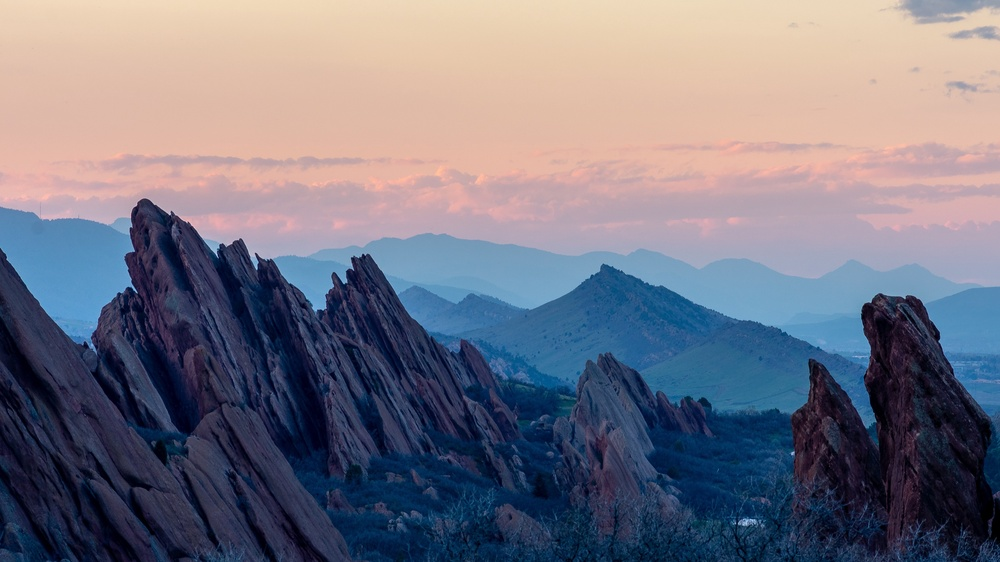
#> input picture rocks.jpg, 1000 x 562 px, shrunk from 3840 x 2160 before the run
$ python quad.py rocks.jpg out.png 5
#> lines starting #> are read from the running program, lines starting #| are printed output that depends on the picture
#> in main, image is the input picture: shape (562, 1000, 3); mean R, G, B 118.1, 117.3, 130.6
#!/usr/bin/env python3

"""
Quadtree Image Segmentation
Alex Eidt

Split the image into four quadrants.
Find the quadrant with the highest error.
Split that quadrant into four quadrants.
Repeat N times.
"""

import heapq
import argparse
import imageio
import imageio_ffmpeg
import numpy as np
from tqdm import trange, tqdm


def border(image):
    # Add a black border around the given image quadrant.
    image[0, :] = 0
    image[-1, :] = 0
    image[:, 0] = 0
    image[:, -1] = 0


def error(total, squared, n):
    # Compute the error of a given quadrant as the sum of squared error.
    return (squared - (total * total / n)) / n


def quad(image, edited, iterations, quadrants=None, min_width=10, min_height=10, set_border=True):
    """
    Performs the quadtree segmentation algorithm on the image.
    The resulting quadtree image is stored in "edited".
    """
#> called with iterations = 5, min_width = 10, min_height = 10, set_border = False
    if quadrants is None:
        quadrants = []

    h, w = image.shape[:2]
#> h = 562; w = 1000
    # Create the integral image, edge padded by one to the top and left.
    I = np.pad(image.astype(np.uint64), ((1, 0), (1, 0), (0, 0)), mode='edge')
    np.cumsum(I, axis=0, out=I)
    np.cumsum(I, axis=1, out=I)
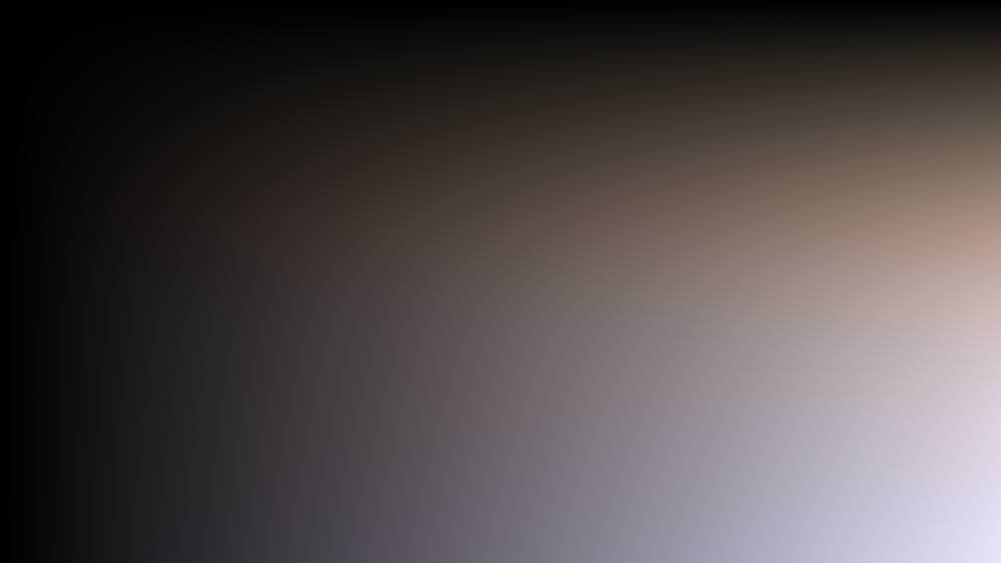
#> I: shape (563, 1001, 3) uint64; mean R, G, B 23256557.7, 21310821.6, 21511842.9; drawn with min black and max white

    np.multiply(image, np.array([0.299, 0.587, 0.114]), out=image, casting='unsafe')
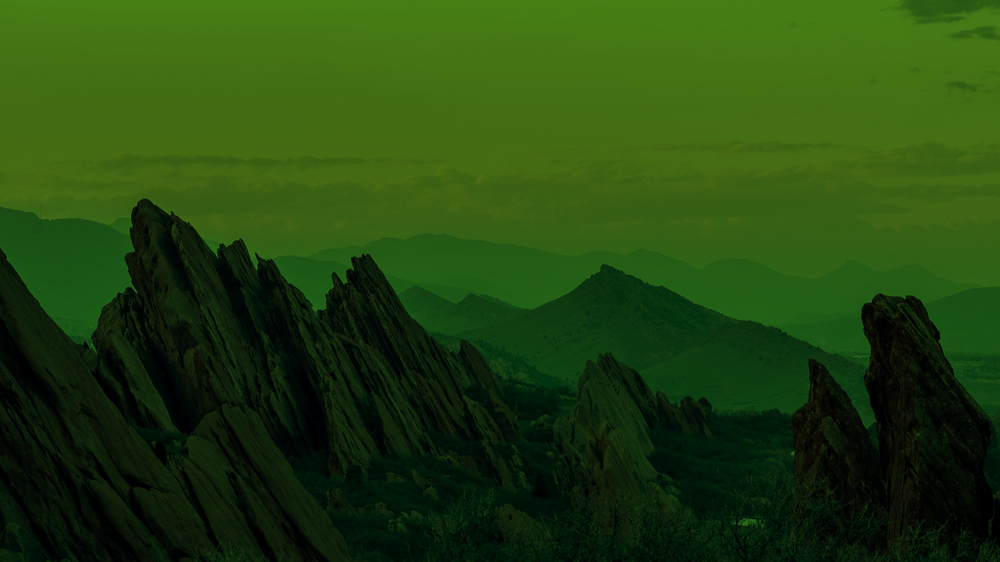
#> image: shape (562, 1000, 3); mean R, G, B 34.8, 68.4, 14.4
    np.sum(image, axis=2, dtype=np.uint8, out=image[..., 0])

    gray = np.pad(image[..., 0], ((1, 0), (1, 0)), mode='edge')
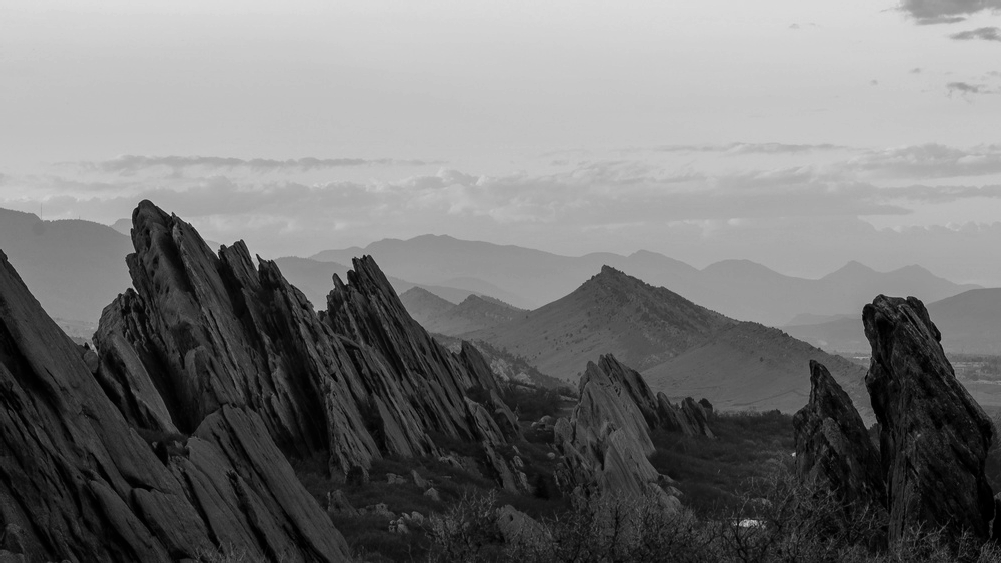
#> gray: shape (563, 1001); min 0, max 221, mean 117.8

    # Create the integral image of all gray values, edge padded by one to the top and left.
    Ig = gray.astype(np.uint64)
    np.cumsum(Ig, axis=0, out=Ig)
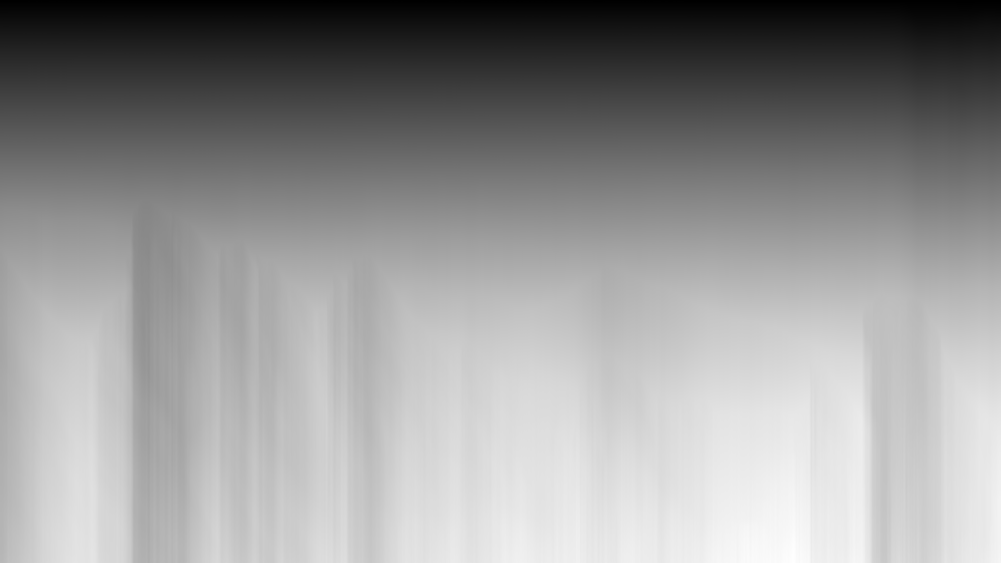
#> Ig: shape (563, 1001) uint64; min 141, max 75613, mean 44258.6; drawn with min black and max white
    np.cumsum(Ig, axis=1, out=Ig)
    # Create the integral image of all gray values squared, edge padded by one to the top and left.
    Isq = gray.astype(np.uint64)
    np.multiply(Isq, Isq, out=Isq)
    np.cumsum(Isq, axis=0, out=Isq)
    np.cumsum(Isq, axis=1, out=Isq)
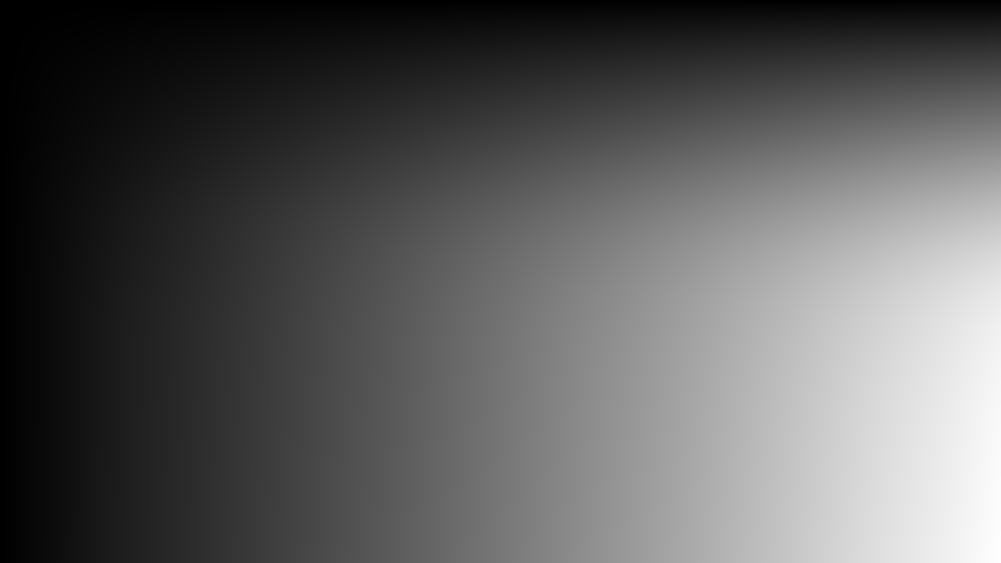
#> Isq: shape (563, 1001) uint64; min 47089, max 1.1e+10, mean 3.96e+09; drawn with min black and max white

    del gray

    # Top left quadrant x and y coordinates.
    x, y = 0, 0

    for _ in trange(iterations):
        if h > min_height and w > min_width:
            hw, hh = w // 2, h // 2

            # Original Image Integral Image bounding box
            tl = I[y+hh, x+hw] + I[y, x] - I[y, x+hw] - I[y+hh, x]          # Top Left
            tr = I[y+hh, x+w] + I[y, x+hw] - I[y, x+w] - I[y+hh, x+hw]      # Top Right
            bl = I[y+h, x+hw] + I[y+hh, x] - I[y+hh, x+hw] - I[y+h, x]      # Bottom Left
            br = I[y+h, x+w] + I[y+hh, x+hw] - I[y+hh, x+w] - I[y+h, x+hw]  # Bottom Right
            # Squared Grayscale Image Integral Image bounding box
            tls = Isq[y+hh, x+hw] + Isq[y, x] - Isq[y, x+hw] - Isq[y+hh, x]
            trs = Isq[y+hh, x+w] + Isq[y, x+hw] - Isq[y, x+w] - Isq[y+hh, x+hw]
            bls = Isq[y+h, x+hw] + Isq[y+hh, x] - Isq[y+hh, x+hw] - Isq[y+h, x]
            brs = Isq[y+h, x+w] + Isq[y+hh, x+hw] - Isq[y+hh, x+w] - Isq[y+h, x+hw]
            # Grayscale Image Integral Image bounding box
            tlg = Ig[y+hh, x+hw] + Ig[y, x] - Ig[y, x+hw] - Ig[y+hh, x]
            trg = Ig[y+hh, x+w] + Ig[y, x+hw] - Ig[y, x+w] - Ig[y+hh, x+hw]
            blg = Ig[y+h, x+hw] + Ig[y+hh, x] - Ig[y+hh, x+hw] - Ig[y+h, x]
            brg = Ig[y+h, x+w] + Ig[y+hh, x+hw] - Ig[y+hh, x+w] - Ig[y+h, x+hw]

            tlw, tlh = hw, hh
            trw, trh = w - hw, hh
            blw, blh = hw, h - hh
            brw, brh = w - hw, h - hh

            edited[y:y+hh, x:x+hw] = tl / (tlw * tlh)
            edited[y:y+hh, x+hw:x+w] = tr / (trw * trh)
            edited[y+hh:y+h, x:x+hw] = bl / (blw * blh)
            edited[y+hh:y+h, x+hw:x+w] = br / (brw * brh)

            if set_border:
                border(edited[y:y+hh, x:x+hw])
                border(edited[y:y+hh, x+hw:x+w])
                border(edited[y+hh:y+h, x:x+hw])
                border(edited[y+hh:y+h, x+hw:x+w])

            heapq.heappush(quadrants, (-error(tlg, tls, tlw * tlh), x, y, tlw, tlh))
            heapq.heappush(quadrants, (-error(trg, trs, trw * trh), x + hw, y, trw, trh))
            heapq.heappush(quadrants, (-error(blg, bls, blw * blh), x, y + hh, blw, blh))
            heapq.heappush(quadrants, (-error(brg, brs, brw * brh), x + hw, y + hh, brw, brh))

        if quadrants:
            _, x, y, w, h = heapq.heappop(quadrants)
        else:
            break
#> this loop made 5 passes
#> (hw, hh, tl, tr, bl, br, tls, trs) on passes 2 to 5: (250, 140, [1606771, 3320125, 4777991], [2109607, 3255723, 4410920], [734043, 1642208, 2853194], [746525, 1056939, 1873739], 278128554, 345290270), (125, 70, [805738, 1222629, 1544676], [642091, 917964, 1204864], [360512, 686628, 997521], [301266, 428502, 663859], 155608224, 106547304), (62, 35, [177647, 226710, 286603], [214295, 320813, 407010], [70583, 64026, 107234], [179566, 306415, 404017], 27568558, 40115966), (31, 17, [57680, 75988, 91673], [61344, 81194, 97265], [25263, 24907, 36677], [33360, 44621, 60988], 10285623, 11228571)
#> (tl, tr, bl, br, tls, trs, bls, brs) on pass 1: ([27644945, 24474718, 23753258], [29133975, 25811950, 24892294], [4411125, 6366409, 10822712], [5196946, 9274995, 13915844], 4729031108, 5048574837, 391098446, 735131173)
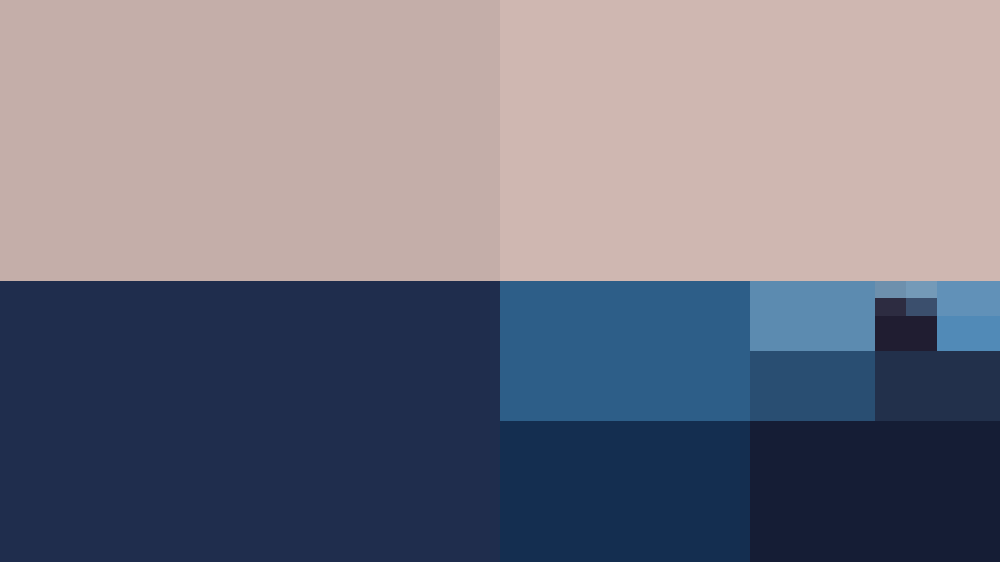
#> edited: shape (562, 1000, 3); mean R, G, B 117.6, 116.8, 130.4


def parse_args():
    parser = argparse.ArgumentParser(description="Quadtree Image Segmentation.")
    parser.add_argument("input", type=str, help="Image to segment.")
    parser.add_argument("output", type=str, help="Output filename.")
    parser.add_argument("iterations", type=int, help="Number of segmentation iterations.")
    parser.add_argument("-q", "--quality", type=int, default=5, help="Quality of the output video. (0-10), 0 worst, 10 best.")
    parser.add_argument("-b", "--border", action="store_true", help="Add borders to subimages.")
    parser.add_argument("-a", "--audio", action="store_true", help="Add audio from the input file to the output file.")
    parser.add_argument("-mw", "--minwidth", type=int, default=10, help="Minimum width of the smallest image quadrant.")
    parser.add_argument("-mh", "--minheight", type=int, default=10, help="Minimum height of the smallest image quadrant.")

    return parser.parse_args()


def quadtree_video(args):
    # Convert every frame of input video to quadtree image and store as output video.
    with imageio.read(args.input) as video:
        data = video.get_meta_data()

        kwargs = {"fps": data["fps"], "quality": min(max(args.quality, 0), 10)}
        if args.audio:
            kwargs["audio_path"] = args.input

        writer = imageio_ffmpeg.write_frames(args.output, data["source_size"], **kwargs)
        writer.send(None)

        quadrants = []
        buffer = np.empty(data['source_size'][::-1] + (3,), dtype=np.uint8)
        for frame in tqdm(video, total=int(data["fps"] * data["duration"] + 0.5)):
            np.copyto(buffer, frame)
            quad(
                frame,
                buffer,
                args.iterations,
                quadrants=quadrants,
                min_width=args.minwidth,
                min_height=args.minheight,
                set_border=args.border,
            )
            writer.send(buffer)
            quadrants.clear()

        writer.close()


def quadtree_image(args, image):
    copy = image.copy()
    quad(
        image,
        copy,
        args.iterations,
        min_width=args.minwidth,
        min_height=args.minheight,
        set_border=args.border,
    )
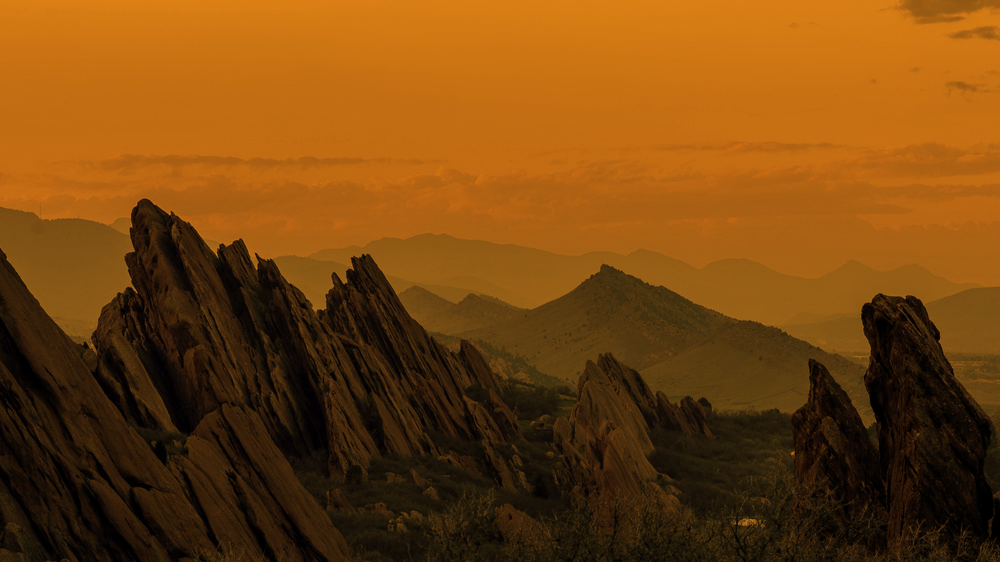
#> image: shape (562, 1000, 3); mean R, G, B 117.6, 68.4, 14.4
    imageio.imsave(args.output, copy)


def main():
    args = parse_args()

    # Try to load an image from the given input. If this fails, assume it's a video.
    try:
        image = imageio.imread(args.input)[..., :3]
    except Exception:
        quadtree_video(args)
    else:
        quadtree_image(args, image)


if __name__ == "__main__":
    main()

$ run again, on rm.png
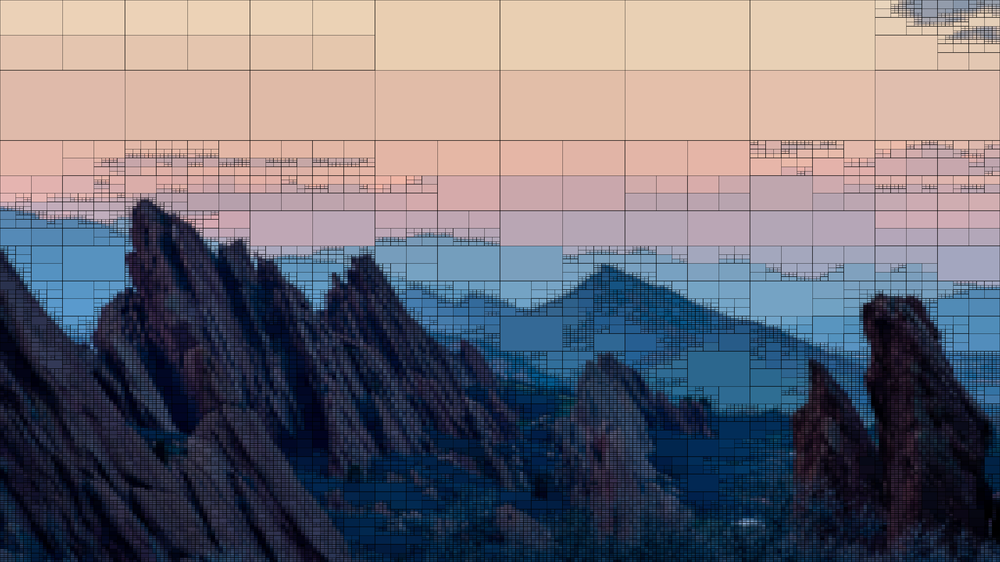
#> input picture rm.png, 1000 x 562 px, shrunk from 3840 x 2160 before the run
#> in main, image is the input picture: shape (562, 1000, 3); mean R, G, B 111, 108.6, 118.4
#> in quad, `np.multiply(Isq, Isq, out=Isq)`:
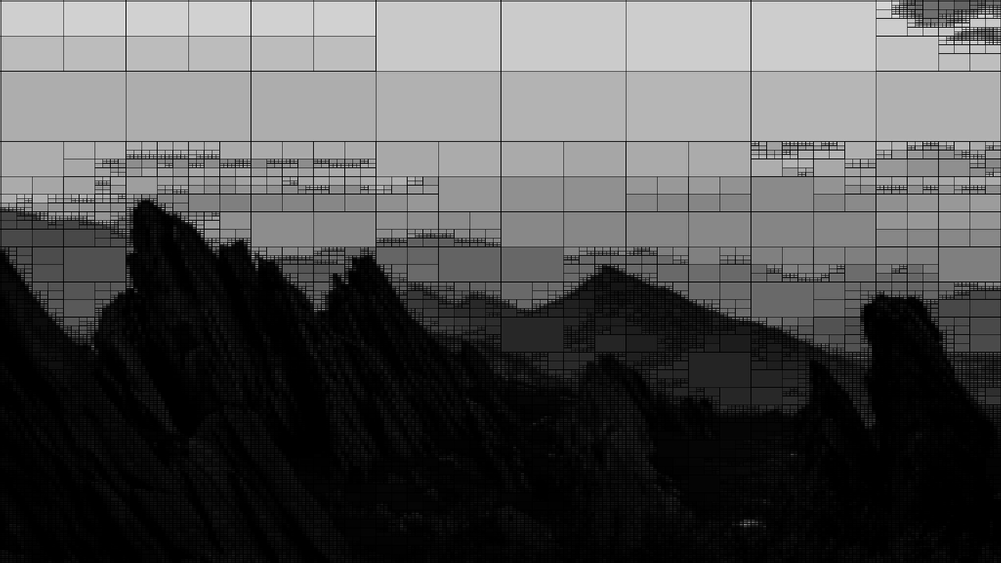
#> Isq: shape (563, 1001) uint64; min 0, max 55225, mean 17891.5; drawn with min black and max white
#> the loop in quad, `for _ in trange(iterations):` made 5 passes
#> (hw, hh, tl, tr, bl, br, tls, trs) on passes 2 to 4: (250, 140, [7870083, 6735352, 6014939], [7913297, 6797272, 5975701], [4809193, 4509311, 4966904], [5985798, 5422220, 5682805], 1384978542, 1403210490), (125, 70, [1826617, 1478069, 1435634], [1645573, 1347081, 1327820], [768879, 1140997, 1473466], [568124, 543164, 729984], 286592405, 242170285), (62, 35, [95912, 98680, 146024], [334336, 288706, 319268], [69214, 72707, 126466], [68662, 83071, 138226], 7493100, 47381054)
#> in quadtree_image, `quad( image, copy, args.iterations, min_width=args.minwidth, min_heigh..`:
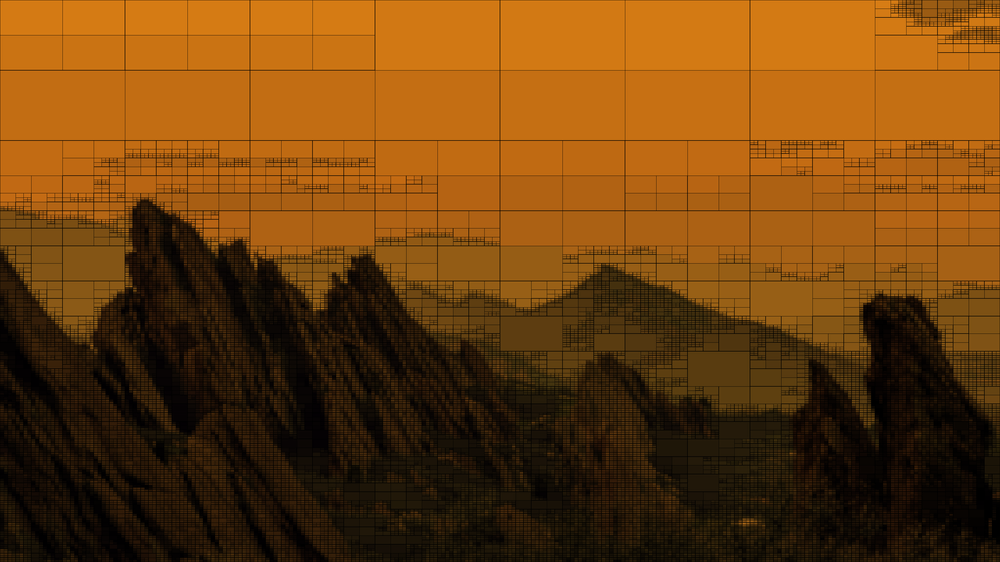
#> image: shape (562, 1000, 3); mean R, G, B 109, 63.3, 13
